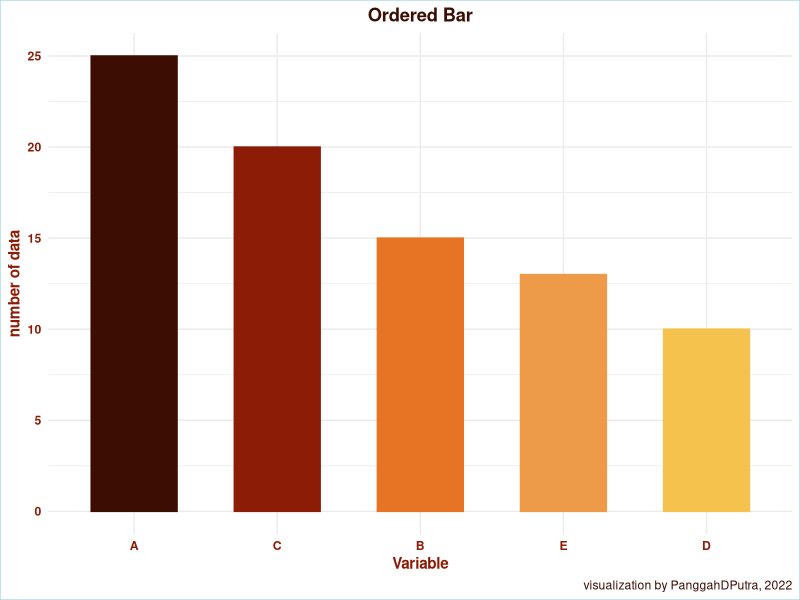
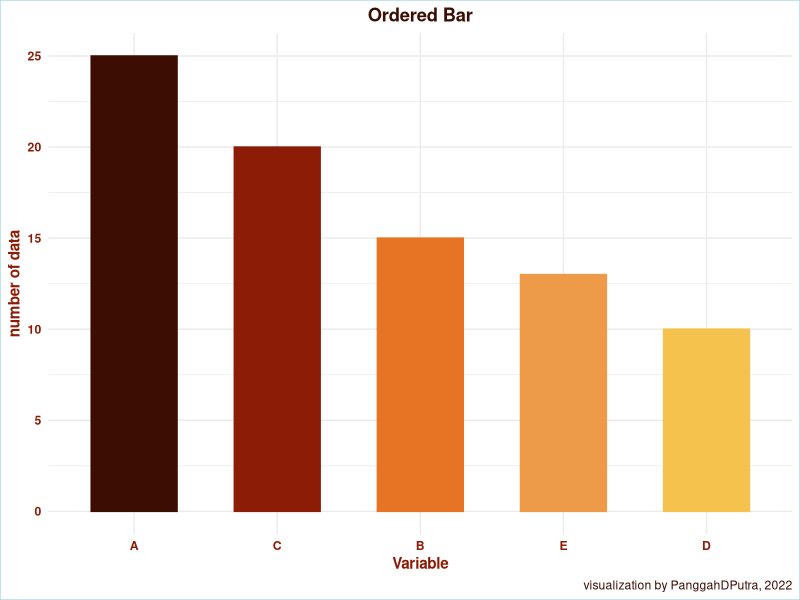
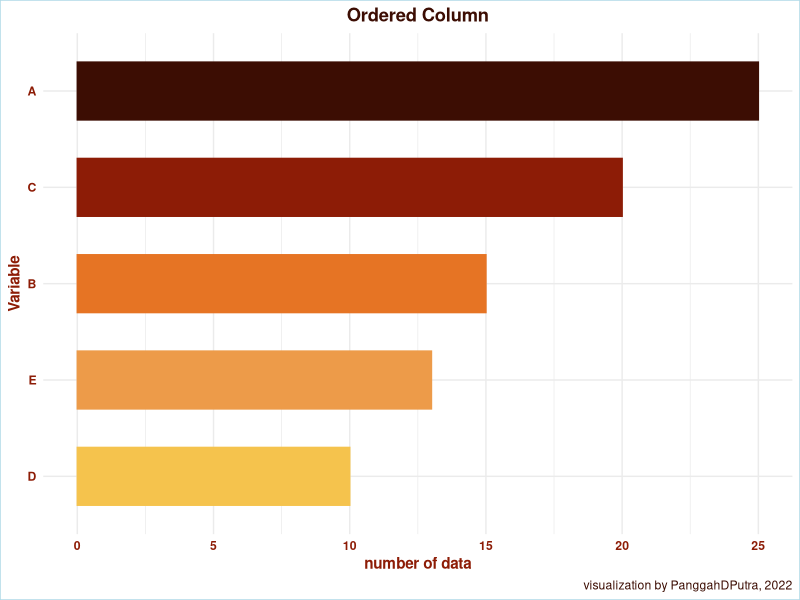
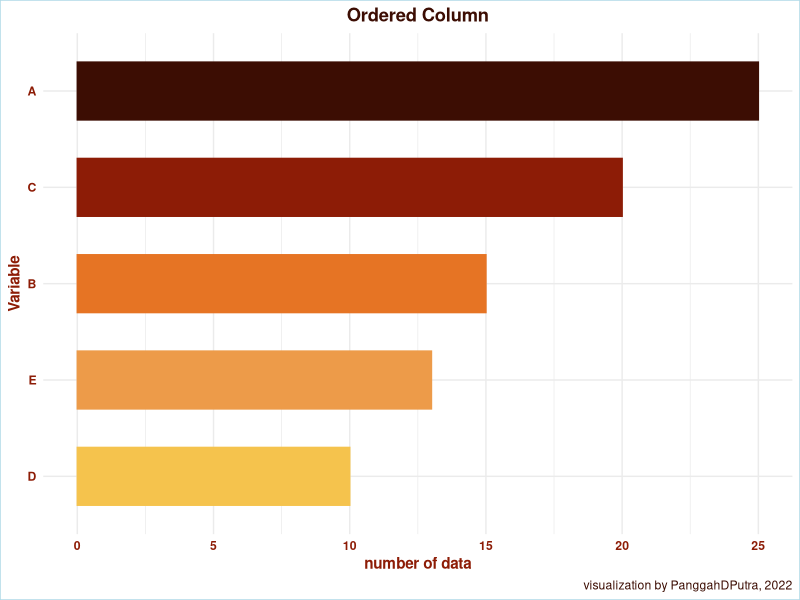
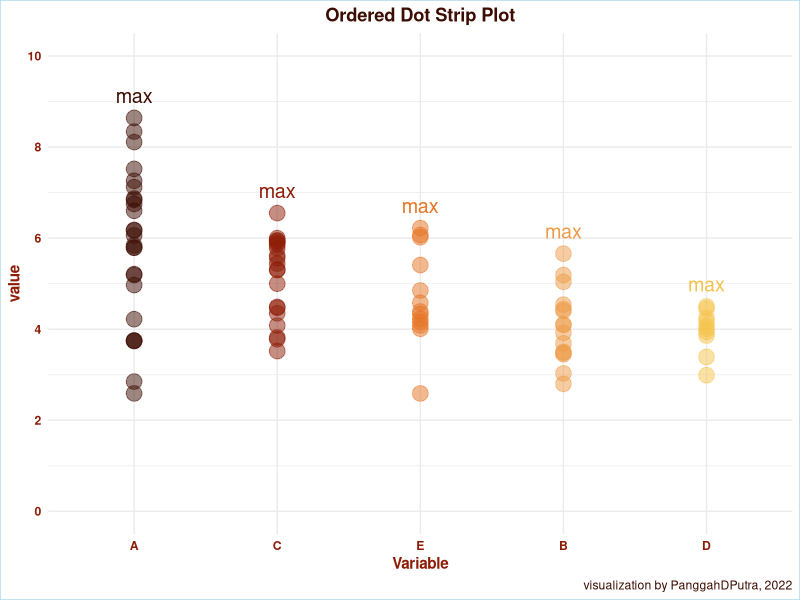
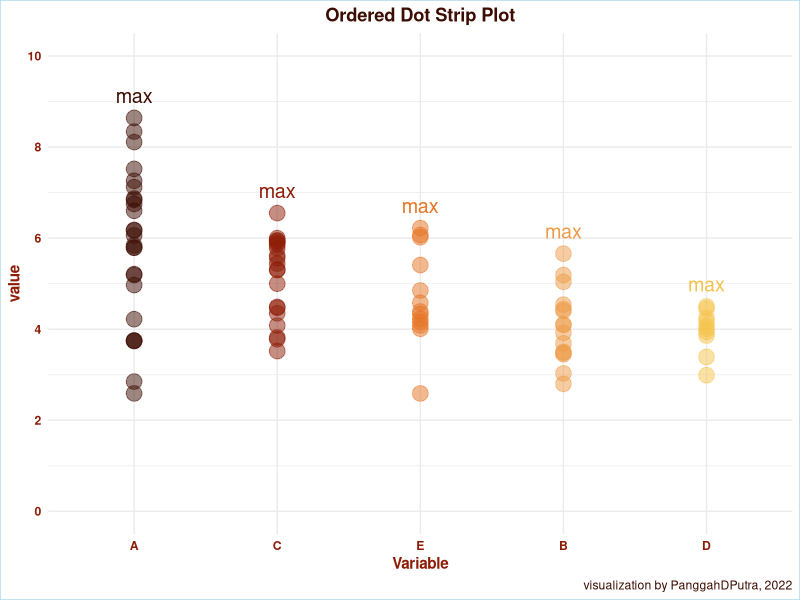

Source code (R) for these figures, in order:
# load packages
library(tidyverse)

# dataset
set.seed(2000)
df1 = tibble(var = 'A', val = rnorm(n = 25, mean = 5.5, sd = 1.5))
df2 = tibble(var = 'B', val = rnorm(n = 15, mean = 4.5, sd = 1.0))
df3 = tibble(var = 'C', val = rnorm(n = 20, mean = 5.0, sd = 1.0))
df4 = tibble(var = 'D', val = rnorm(n = 10, mean = 4.0, sd = 0.5))
df5 = tibble(var = 'E', val = rnorm(n = 13, mean = 5.0, sd = 1.5))

main_df <- rbind(df1, df2, df3, df4, df5) %>%
  mutate(Variable = as_factor(var),
         value = round(val, 2)) %>%
  select(Variable, value)

# palette
palette_ranking <- c('#3c0d03',
                     '#8d1c06',
                     '#e67424',
                     '#ed9b49',
                     '#f5c34d')

#theme
theme_ranking <- theme_minimal() +
  theme(
    plot.title = element_text(color = '#3c0d03',
                              hjust = 0.5,
                              face = 'bold'),
    plot.subtitle = element_text(color = '#3c0d03',
                                 hjust = 0.5),
    plot.caption = element_text(color = '#3c0d03',
                                hjust = 1),
    axis.title = element_text(color = '#8d1c06',
                              face = 'bold'),
    axis.text = element_text(color = '#8d1c06',
                             face = 'bold'),
    panel.background = element_rect(fill = '#ffffff',
                                    color = NA),
    plot.background = element_rect(fill = '#ffffff',
                                   color = 'lightblue')
  )

# Ordered Bar
ordered_bar <- main_df %>%
  group_by(Variable) %>%
  summarise(number_of_data = n()) %>%
  ggplot(aes(x = reorder(Variable, -number_of_data),
             y = number_of_data,
             color = reorder(Variable, -number_of_data),
             fill = reorder(Variable, -number_of_data))) +
  geom_col(width = .6) +
  scale_color_manual(values = palette_ranking,
                     guide = 'none') +
  scale_fill_manual(values = palette_ranking,
                    guide = 'none') +
  theme_ranking +
  xlab('Variable') +
  ylab('number of data') +
  labs(title = 'Ordered Bar',
       caption = 'visualization by PanggahDPutra, 2022')

ggsave("1_ordered_bar.png", plot(ordered_bar), width = 8, height = 5, dpi = 300)

# Ordered Column
ordered_column <- main_df %>%
  group_by(Variable) %>%
  summarise(number_of_data = n()) %>%
  ggplot(aes(x = number_of_data,
             y = reorder(Variable, number_of_data),
             color = reorder(Variable, -number_of_data),
             fill = reorder(Variable, -number_of_data))) +
  geom_col(width = .6) +
  scale_color_manual(values = palette_ranking,
                     guide = 'none') +
  scale_fill_manual(values = palette_ranking,
                    guide = 'none') +
  theme_ranking +
  xlab('number of data') +
  ylab('Variable') +
  labs(title = 'Ordered Column',
       caption = 'visualization by PanggahDPutra, 2022')

ggsave("2_ordered_column.png", plot(ordered_column), width = 8, height = 5, dpi = 300)

# Ordered Dot Strip Plot
ordered_dot_strip_plot <- main_df %>%
  ggplot(aes(x = reorder(Variable, -value),
             y = value,
             color = reorder(Variable, -value),
             fill = reorder(Variable, -value))) +
  geom_point(alpha = .5, size = 5) +
  scale_color_manual(values = palette_ranking,
                     guide = 'none') +
  scale_fill_manual(values = palette_ranking,
                    guide = 'none') +
  scale_y_continuous(limits = c(0,10),
                     breaks = c(0,2,4,6,8,10)) +
  stat_summary(fun = 'max',
               geom = "text",
               label = "max",
               size = 5,
               vjust = -1) + 
  theme_ranking +
  xlab('Variable') +
  labs(title = 'Ordered Dot Strip Plot',
       caption = 'visualization by PanggahDPutra, 2022')

ggsave("3_ordered_dot_strip_plot.png", plot(ordered_dot_strip_plot), width = 8, height = 5, dpi = 300)
